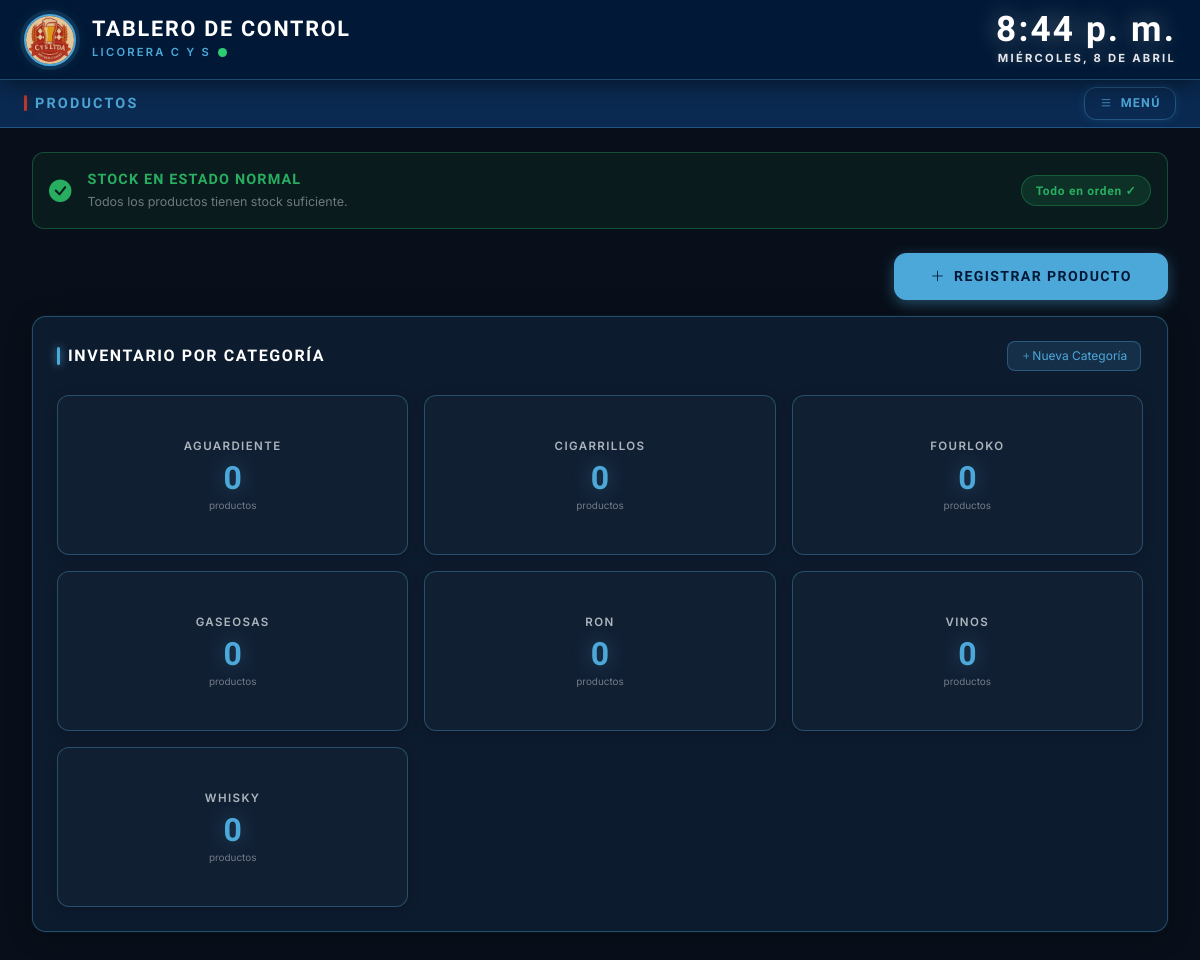
Page /producto/ on the earlier database version.
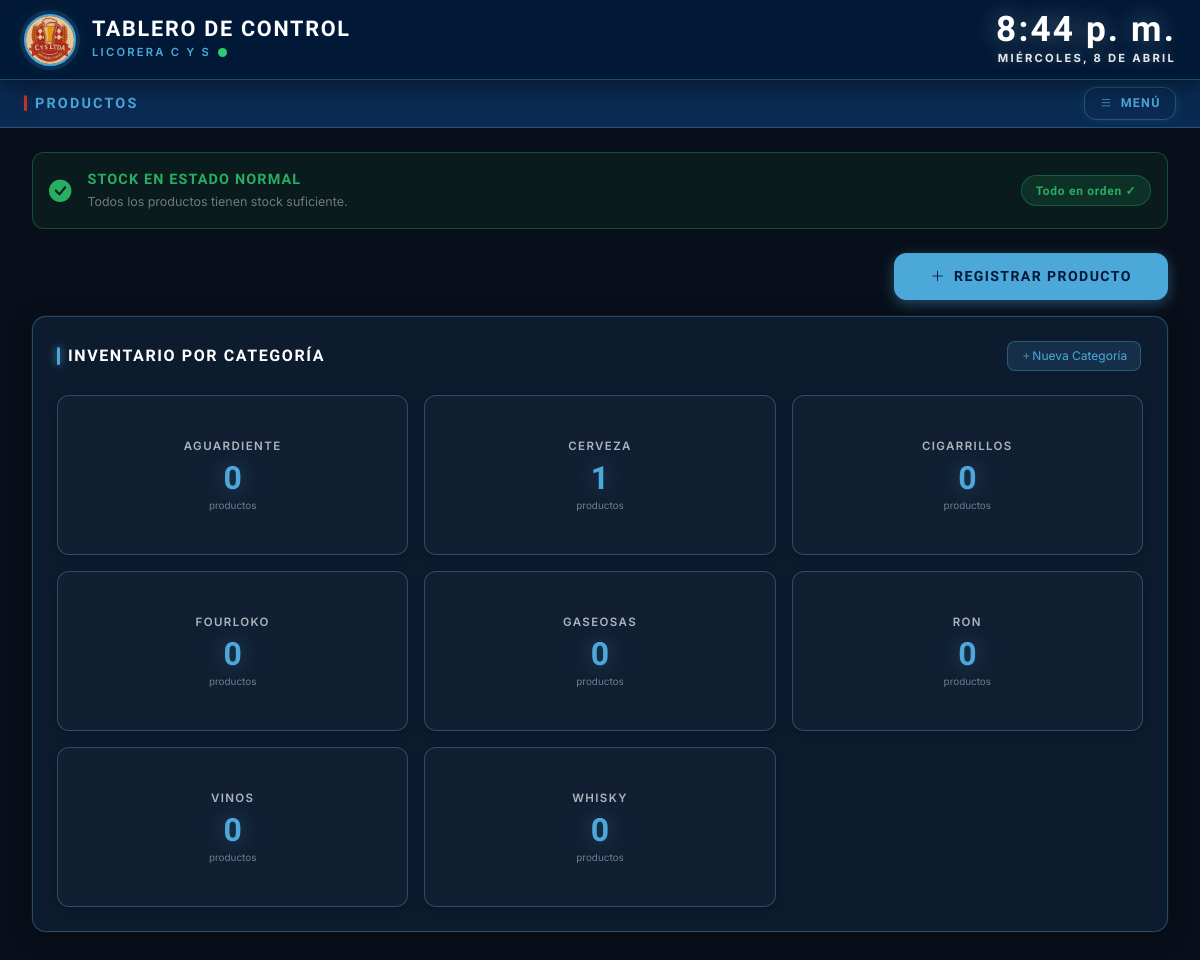
Same page on the later database version.
### producto/models.py (models this page shows)
class Categoria(models.Model):
    codigo      = models.CharField(max_length=20, unique=True)
    nombre      = models.CharField(max_length=100)
    descripcion = models.TextField(blank=True, null=True)
    class Meta:
        verbose_name        = "Categoría"
        verbose_name_plural = "Categorías"
        ordering            = ["nombre"]
    def __str__(self):
        return self.nombre

### producto/views.py (the view, shortened to what this page needs)
# urls.py: path("", views.producto_lista, name="producto_lista"),
def producto_lista(request):
    form = ProductoForm()
    categorias = Categoria.objects.all()
    resumen_categorias = []
    for cat in categorias:
        resumen_categorias.append({"nombre": cat.nombre, "total": cat.productos.count(), "pk": cat.pk})
    productos = Producto.objects.select_related("categoria").prefetch_related("presentaciones").all()
    context = {
        "form":               form,
        "productos":          productos,
        "resumen_categorias": resumen_categorias,
    }
    return render(request, "producto.html", context)

### licorera/context_processors.py (called while the page is built)
def datos_globales(request):
    return {
        "total_productos": Producto.objects.count(),
        "stock_critico": Producto.objects.filter(cantidad_disponible__lte=5).count(),
        "total_categorias": Categoria.objects.count()
    }

### producto/models.py (called while the page is built)
    @property
    def stock_total(self):
        stock_pres = self.presentaciones.aggregate(total=Sum('cantidad'))['total'] or 0
        return self.cantidad_disponible + stock_pres

    @property
    def stock_critico(self):
        return self.stock_total <= 5

### producto/templates/producto.html (shortened to what this page needs)
  {% extends 'base.html' %}
  {% load static %}
  {% block page_title %}Productos{% endblock %}
  {% block content %}
  <div class="container-fluid p-0">
    {% include 'stock_widget.html' %}
    <div class="d-flex justify-content-end mb-3">
      <button class="cys-btn cys-btn--primary" data-bs-toggle="modal" data-bs-target="#modalNuevoProducto">
        <i class="bi bi-plus-lg"></i> Registrar Producto
      </button>
    </div>
    <section class="cys-card mb-4">
      <div class="d-flex justify-content-between align-items-center mb-4">
        <div class="cys-card__title mb-0">Inventario por Categoría</div>
        <button class="cys-btn-sm cys-btn-sm--primary" data-bs-toggle="modal" data-bs-target="#modalNuevaCategoria"
                style="width:auto; padding:.4rem .8rem; border-radius:8px; font-size:.75rem;">
          <i class="bi bi-plus"></i> Nueva Categoría
        </button>
      </div>
      <div class="row g-3">
        {% for cat in resumen_categorias %}
          <div class="col-md-4">
            <div class="cys-stat-card text-center" style="cursor:pointer;"
                onclick="abrirCategoria('{{ cat.pk }}', '{{ cat.nombre }}')">
              <div class="cys-stat-card__label">{{ cat.nombre }}</div>
              <div class="cys-stat-card__val">{{ cat.total }}</div>
              <div style="font-size:.62rem; color:var(--texto-muted); margin-top:.25rem;">productos</div>
            </div>
          </div>
        {% empty %}
          <div class="col-12 text-center py-4" style="color:var(--texto-muted); font-size:.85rem;">
            No hay categorías registradas.
          </div>
        {% endfor %}
      </div>
    </section>
  </div>
  {% endblock %}

Differences in the rows shown:
added Categoria: nombre "CERVEZA"
Other differences:
new list line: "1 productos"
